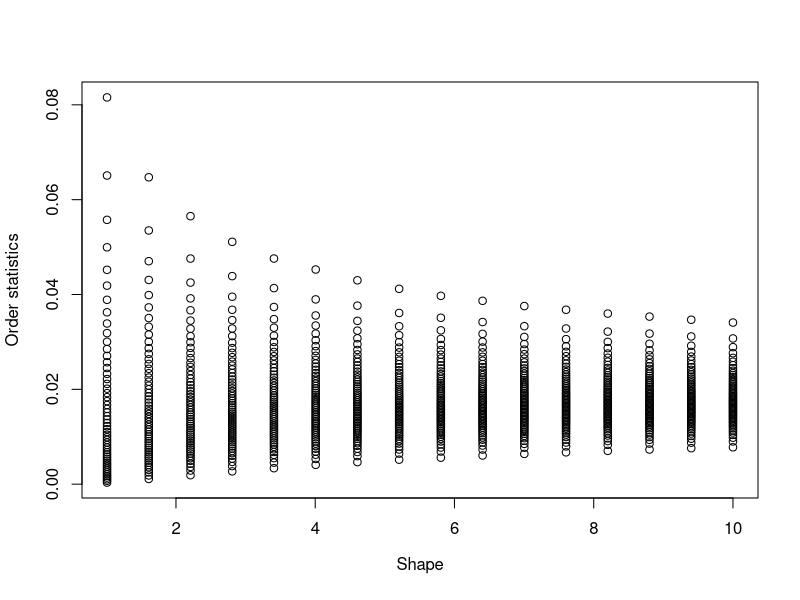

Generate this figure with R:
# code/dirichlet.R
# ----------------

pdf("plots/dirichlet.pdf", 4, 4)

n <- 55
nreps <- 500
shape <- seq(1.01, 10, len=16)
seed <- 0

lambda <- array(NA, c(nreps, length(shape), n))

for (i in seq_along(shape)) {
    set.seed(seed)
    for (r in seq_len(nreps)) {
        y <- rgamma(n, shape = shape[i])
        lambda[r,i,] <- sort(y) / sum(y)
    }
}

lambda.mean <- apply(lambda, c(2,3), mean)


par(mfrow=c(1,1))

plot(range(shape), range(lambda.mean), t='n',
     ylab = "Order statistics",
     xlab = expression(Shape))
for (i in seq_along(shape)) {
    points( rep(shape[i], n), lambda.mean[i,])
}

#plot(range(0, 1), range(shape), t='n',
#     xlab = "Order statistics",
#     ylab = "Dirichlet parameter")
#for (i in seq_along(shape)) {
#    x <- lambda.mean[i,]
#    x <- x - min(x)
#    x <- x / max(x)
#    points(x, rep(shape[i], n))
#}


#plot(range(1 / lambda.mean), range(shape), t='n',
#     xlab = "Inverse Order statistics",
#     ylab = "Dirichlet parameter")
#for (i in seq_along(shape)) {
#    points(1 / lambda.mean[i,], rep(shape[i], n))
#}
#ilambda.mean <- lambda.mean
#for (i in seq_along(shape)) {
#    scale <- max(ilambda.mean[i,])
#    ilambda.mean[i,] <- ilambda.mean[i,] / scale
#}
#plot(range(ilambda.mean), range(shape), t='n',
#     xlab = "Scaled Inverse Order statistics",
#     ylab = "Dirichlet parameter")
#for (i in seq_along(shape)) {
#    points(ilambda.mean[i,], rep(shape[i], n))
#}

dev.off()
